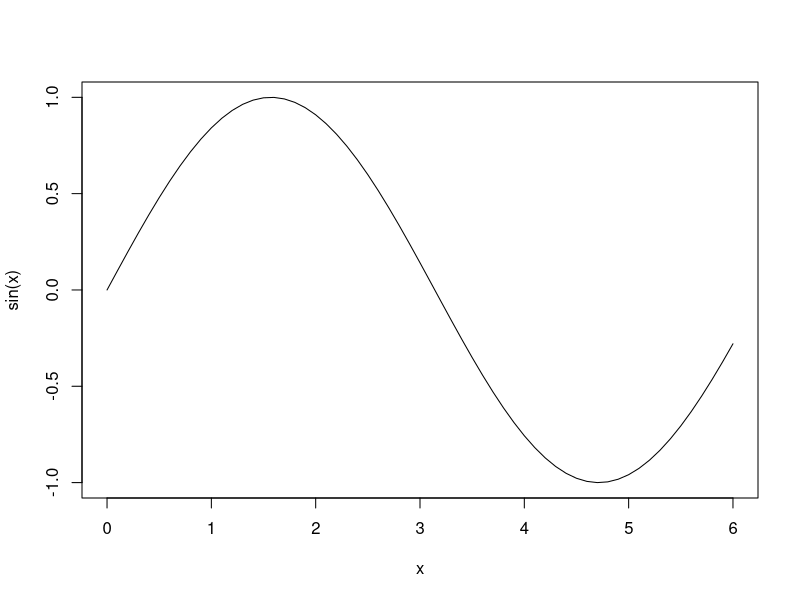

Source code (R):
## ---- chunk 1
# install.packages('tinytex')
# tinytex::install_tinytex()
## ---- chunk 2
v1 <- letters[1:5]
v1
## ---- chunk 3
v2 <- letters[seq(1, length(letters), 2)]
v2
## ---- chunk 4
coll <- "Count "
num <- seq(1:10)
v3 <- paste(coll, num)
## ---- chunk 5
v4 <- paste0(v2, "#", collapse="")
v4
## ---- chunk 6
v5 <- paste(v2, "$ ", collapse="")
v5
## ---- chunk 7
pi
## ---- chunk 8
round(pi,2)
## ---- chunk 9
sqrt(pi)
## ---- chunk 10
pi^5
## ---- chunk 11
v6 <- seq(0,1,0.01)
v6
## ---- chunk 12
v7 <- seq(1,2,0.083333)
v7
## ---- chunk 13
# generate a random number between 0 and 1
runif(1, min=0, max=1)

# generate 10 random number between 0 and 1
runif(10, min=0, max=1)

# generate 10 random number between 0 and 100
runif(10, min=0, max=100)

# generate 20 integer random number between 0 and 10 (it should contain 0 and 10 as well and use runif)
floor(runif(20, min = 0, max=10))

# generate 20 integer random number between 0 and 10 (use sample)
sample(c(seq(0,10), seq(0,10)), 20)
## ---- chunk 14
# Create a vector called animals
animals <- c('dog', 'cat', 'mouse', 'uniconr', 'bear', 'snake', 'whale', 'bull' )

# check if 'bear' is in the animals vector
any(animals=='bear')
'bear' %in% animals
is.element('bear', animals)

# check if 'cat' and 'snake' are in the animal vector
any(animals== c('cat', 'snake'))


# sum how many of the followings 'mouse', 'wolf', 'shark', 'bull' are in the animals vector
sum(c('mouse','wolf', 'shark', 'bull') %in% animals)


# how many of the animals start with the letter b
sum(substr(animals, 1, 1 ) == 'b')

## ---- chunk 15
# Create a list which contains 3 different type of element: string, number and vector
l <- list('hello', 10, letters)
typeof(l)

# print out the second element of the vector
l[[2]]

# print out the length of the vector inside the list
length(l[[3]])

# check if the number in the list is divisible by 5
l[[2]]%%5 == 0


## ---- chunk 16
t=seq(0,6,0.1)
y=sin(t)
plot(t,y,type="l", xlab="x", ylab="sin(x)")
## ---- chunk 17
#numeric
i <- 3
str(i)
typeof(i)

# string
s <- 'Hello CEU'
str(s)
typeof(s)


